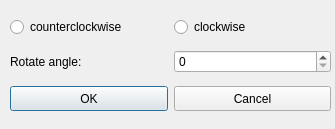
<?xml version="1.0" encoding="UTF-8"?>
<ui version="4.0">
 <class>DlgRotateParams</class>
 <widget class="QDialog" name="DlgRotateParams">
  <property name="geometry">
   <rect>
    <x>0</x>
    <y>0</y>
    <width>335</width>
    <height>129</height>
   </rect>
  </property>
  <property name="windowTitle">
   <string>Dialog</string>
  </property>
  <property name="styleSheet">
   <string notr="true"/>
  </property>
  <widget class="QWidget" name="">
   <property name="geometry">
    <rect>
     <x>10</x>
     <y>10</y>
     <width>321</width>
     <height>109</height>
    </rect>
   </property>
   <layout class="QGridLayout" name="gridLayout">
    <item row="0" column="0">
     <widget class="QRadioButton" name="buttonCounterclockwise">
      <property name="text">
       <string>counterclockwise</string>
      </property>
     </widget>
    </item>
    <item row="1" column="0">
     <widget class="QLabel" name="label">
      <property name="text">
       <string>Rotate angle:</string>
      </property>
     </widget>
    </item>
    <item row="1" column="1">
     <widget class="QSpinBox" name="spinBox"/>
    </item>
    <item row="2" column="0">
     <widget class="QPushButton" name="buttonOK">
      <property name="minimumSize">
       <size>
        <width>80</width>
        <height>25</height>
       </size>
      </property>
      <property name="text">
       <string>OK</string>
      </property>
     </widget>
    </item>
    <item row="2" column="1">
     <widget class="QPushButton" name="buttonCancel">
      <property name="minimumSize">
       <size>
        <width>80</width>
        <height>25</height>
       </size>
      </property>
      <property name="text">
       <string>Cancel</string>
      </property>
     </widget>
    </item>
    <item row="0" column="1">
     <widget class="QRadioButton" name="buttonClockwise">
      <property name="text">
       <string>clockwise</string>
      </property>
     </widget>
    </item>
   </layout>
  </widget>
 </widget>
 <resources/>
 <connections/>
</ui>
